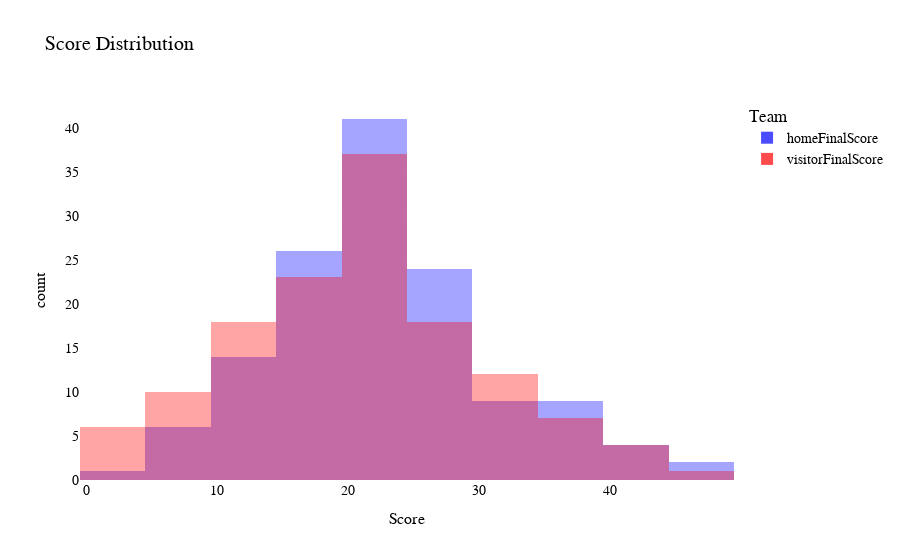

The cell this chart's notebook holds for it:
### Code cell
# 创建直方图
fig = px.histogram(games_data, x=["homeFinalScore", "visitorFinalScore"], nbins=20, barmode="overlay",
                   color_discrete_map={"homeFinalScore": "blue", "visitorFinalScore": "red"},
                   labels={"value": "Score", "variable": "Team"}, title="Score Distribution")

# 自定义颜色和透明度
fig.update_traces(opacity=0.7)

# 添加工具提示
fig.update_layout(hovermode="x unified", hoverlabel=dict(bgcolor="white", font_size=16))

# 添加渐变背景颜色
fig.update_layout(
    plot_bgcolor='rgba(255,255,255,0.9)',  # 白色背景
    paper_bgcolor='rgba(255,255,255,0.9)',  # 白色背景
)

# 添加动画效果
fig.update_layout(transition_duration=500)

# 自定义字体样式
fig.update_layout(
    font=dict(family="Arial", size=14, color="black"),  # 自定义字体样式
    title=dict(font=dict(size=20)),  # 自定义标题样式
    xaxis_title=dict(font=dict(size=16)),  # 自定义X轴标题样式
    yaxis_title=dict(font=dict(size=16)),  # 自定义Y轴标题样式
)

fig.show()

### Figure 1 — Plotly figure (JSON) as saved in the notebook; plotly's stock layout.template omitted (floating-point values rounded to 4 significant figures; data arrays with more than 128 entries replaced by an {"elided": "..."} marker saying what was removed)
{"data": [{"alignmentgroup": "True", "bingroup": "x", "hovertemplate": "Team=homeFinalScore<br>Score=%{x}<br>count=%{y}<extra></extra>", "legendgroup": "homeFinalScore", "marker": {"color": "blue", "opacity": 0.5, "pattern": {"shape": ""}}, "name": "homeFinalScore", "nbinsx": 20, "offsetgroup": "homeFinalScore", "opacity": 0.7, "orientation": "v", "showlegend": true, "type": "histogram", "x": {"elided": "136 int values"}, "xaxis": "x", "yaxis": "y"}, {"alignmentgroup": "True", "bingroup": "x", "hovertemplate": "Team=visitorFinalScore<br>Score=%{x}<br>count=%{y}<extra></extra>", "legendgroup": "visitorFinalScore", "marker": {"color": "red", "opacity": 0.5, "pattern": {"shape": ""}}, "name": "visitorFinalScore", "nbinsx": 20, "offsetgroup": "visitorFinalScore", "opacity": 0.7, "orientation": "v", "showlegend": true, "type": "histogram", "x": {"elided": "136 int values"}, "xaxis": "x", "yaxis": "y"}], "layout": {"barmode": "overlay", "font": {"color": "black", "family": "Arial", "size": 14}, "hoverlabel": {"bgcolor": "white", "font": {"size": 16}}, "hovermode": "x unified", "legend": {"title": {"text": "Team"}, "tracegroupgap": 0}, "paper_bgcolor": "rgba(255,255,255,0.9)", "plot_bgcolor": "rgba(255,255,255,0.9)", "title": {"font": {"size": 20}, "text": "Score Distribution"}, "transition": {"duration": 500}, "xaxis": {"anchor": "y", "domain": [0, 1], "title": {"font": {"size": 16}, "text": "Score"}}, "yaxis": {"anchor": "x", "domain": [0, 1], "title": {"font": {"size": 16}, "text": "count"}}}}
